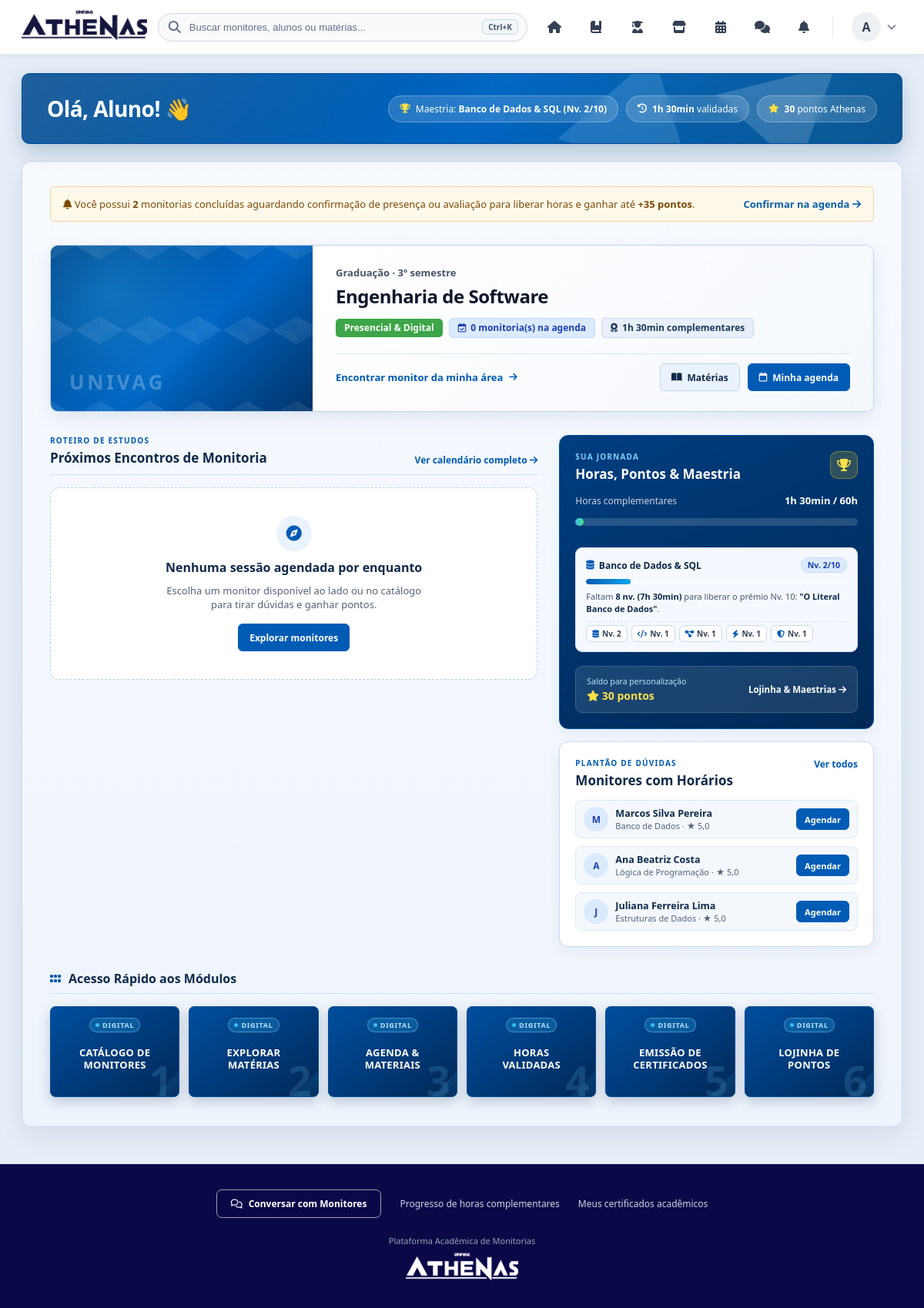
Screenshot of /views/aluno/inicio.php (signed in) with the database file from the repository.
### tables this page shows
CREATE TABLE IF NOT EXISTS usuarios (
    id INT AUTO_INCREMENT PRIMARY KEY,
    nome VARCHAR(100) NOT NULL,
    email VARCHAR(100) NOT NULL UNIQUE,
    cpf VARCHAR(14) NOT NULL UNIQUE,
    senha VARCHAR(255) NOT NULL,
    tipo ENUM('aluno', 'monitor') NOT NULL DEFAULT 'aluno',
    bio VARCHAR(500) NOT NULL DEFAULT '',
    curso VARCHAR(120) NOT NULL DEFAULT '',
    periodo VARCHAR(40) NOT NULL DEFAULT '',
    foto_perfil MEDIUMBLOB NULL,
    foto_mime VARCHAR(30) NULL,
    notificar_mensagens TINYINT(1) NOT NULL DEFAULT 1,
    notificar_agendamentos TINYINT(1) NOT NULL DEFAULT 1,
    criado_em TIMESTAMP DEFAULT CURRENT_TIMESTAMP
);

CREATE TABLE IF NOT EXISTS perfis_monitores (
    monitor_id INT PRIMARY KEY,
    area_atuacao VARCHAR(120) NOT NULL DEFAULT '',
    disciplina VARCHAR(120) NOT NULL DEFAULT '',
    local_atendimento VARCHAR(120) NOT NULL DEFAULT '',
    duracao_monitoria VARCHAR(40) NOT NULL DEFAULT '',
    modalidade VARCHAR(80) NOT NULL DEFAULT '',
    metodologia VARCHAR(500) NOT NULL DEFAULT '',
    ideal_para VARCHAR(300) NOT NULL DEFAULT '',
    topicos TEXT NOT NULL,
    atualizado_em TIMESTAMP NOT NULL DEFAULT CURRENT_TIMESTAMP ON UPDATE CURRENT_TIMESTAMP,
    CONSTRAINT fk_perfil_monitor_usuario
        FOREIGN KEY (monitor_id) REFERENCES usuarios(id) ON DELETE CASCADE
);

### views/aluno/inicio.php (the view, shortened to what the rows shown need)
<?php
require_once __DIR__ . '/../../config/conexao.php';
$nomeUsuario = $_SESSION['usuario_nome'] ?? 'Aluno';
$primeiroNome = explode(' ', trim($nomeUsuario))[0] ?: 'Aluno';
$alunoId = (int) $_SESSION['usuario_id'];
$dadosAluno = [
    'curso' => 'Sistemas de Informação',
    'periodo' => 'Graduação Presencial',
];
$monitoresDestaque = [];
try {
    $stmtAluno = $pdo->prepare('SELECT curso, periodo FROM usuarios WHERE id = ? LIMIT 1');
    $stmtAluno->execute([$alunoId]);
    if ($rowAluno = $stmtAluno->fetch()) {
        if (!empty($rowAluno['curso'])) {
            $dadosAluno['curso'] = $rowAluno['curso'];
        }
        if (!empty($rowAluno['periodo'])) {
            $dadosAluno['periodo'] = $rowAluno['periodo'];
        }
    }
    $stmtMon = $pdo->query(
        "SELECT u.id, u.nome, u.foto_mime,
                pm.disciplina, pm.area_atuacao,
                (SELECT ROUND(AVG(av.nota), 1) FROM avaliacoes_monitorias av WHERE av.monitor_id = u.id) AS media_nota
         FROM usuarios u
         LEFT JOIN perfis_monitores pm ON pm.monitor_id = u.id
         WHERE u.tipo = 'monitor'
           AND EXISTS (SELECT 1 FROM disponibilidades_monitores dm WHERE dm.monitor_id = u.id AND dm.disponivel = 1)
         ORDER BY u.id ASC
         LIMIT 3"
    );
    $monitoresDestaque = $stmtMon->fetchAll();
} catch (PDOException $e) {
    error_log($e->getMessage());
    $sessoesConcluidasMaestria = [];
    $visuaisMaestriaDesbloqueados = [];
}
?>
<!DOCTYPE html>
<html lang="pt-BR">
<head>
    <link rel="stylesheet" href="https://cdnjs.cloudflare.com/ajax/libs/font-awesome/6.4.0/css/all.min.css">
    <link rel="stylesheet" href="../../assets/css/aluno.css?v=9">
</head>
<body class="aluno-theme aluno-home-page">
    <?php include '../../includes/navbar.php'; ?>
    <main class="aluno-main">
        <div class="aluno-layout">
            <header class="ava-aluno-banner">
                <div class="ava-aluno-banner-title">
                    <h1>Olá, <?php echo htmlspecialchars($primeiroNome, ENT_QUOTES, 'UTF-8'); ?>! <span aria-hidden="true">👋</span></h1>
                </div>
            </header>
            <section class="ava-aluno-surface" aria-label="Painel acadêmico do aluno">
                <article class="ava-aluno-split-card">
                    <div class="ava-aluno-course-body">
                        <div class="ava-aluno-course-meta">
                            <span class="ava-aluno-eyebrow">Graduação · <?php echo htmlspecialchars($dadosAluno['periodo'], ENT_QUOTES, 'UTF-8'); ?></span>
                            <h2><?php echo htmlspecialchars($dadosAluno['curso'], ENT_QUOTES, 'UTF-8'); ?></h2>
                            <div class="ava-aluno-pills">
                                <span class="aluno-pill pill-green">Presencial &amp; Digital</span>
                                <span class="aluno-pill pill-blue">
                                </span>
                                <span class="aluno-pill pill-slate">
                                </span>
                            </div>
                        </div>
                    </div>
                </article>
                <div class="aluno-hub-grid">
                    <aside class="aluno-hub-col-side">
                        <article class="aluno-side-card">
                            <div class="side-mentors-list">
                                <?php foreach ($monitoresDestaque as $mon): ?>
                                    <?php
                                    $iniM = mb_strtoupper(mb_substr(trim($mon['nome']), 0, 1, 'UTF-8'), 'UTF-8');
                                    $notaM = $mon['media_nota'] !== null
                                        ? number_format((float) $mon['media_nota'], 1, ',', '.')
                                        : '5,0';
                                    ?>
                                    <div class="side-mentor-row">
                                        <a href="../monitor/perfilMonitor.php?id=<?php echo (int) $mon['id']; ?>" class="side-mentor-main">
                                            <span class="side-mentor-avatar">
                                                <?php if (!empty($mon['foto_mime'])): ?>
                                                    <img src="../../actions/fotoPerfil.php?id=<?php echo (int) $mon['id']; ?>" alt="">
                                                <?php else: ?>
                                                    <?php echo htmlspecialchars($iniM, ENT_QUOTES, 'UTF-8'); ?>
                                                <?php endif; ?>
                                            </span>
                                            <div class="side-mentor-info">
                                                <strong><?php echo htmlspecialchars($mon['nome'], ENT_QUOTES, 'UTF-8'); ?></strong>
                                                <small><?php echo htmlspecialchars($mon['disciplina'] ?: 'Monitoria', ENT_QUOTES, 'UTF-8'); ?> · ★ <?php echo $notaM; ?></small>
                                            </div>
                                        </a>
                                        <button
                                            type="button"
                                            class="side-mentor-btn"
                                            data-solicitar-monitoria-monitor="<?php echo (int) $mon['id']; ?>"
                                        >
                                            Agendar
                                        </button>
                                    </div>
                                <?php endforeach; ?>
                            </div>
                        </article>
                    </aside>
                </div>
            </section>
        </div>
    </main>
</body>
</html>

### rows the page displays
usuarios: periodo "3º semestre", curso "Engenharia de Software"
perfis_monitores: monitor_id.nome "M", monitor_id.nome "Marcos Silva Pereira", disciplina "Banco de Dados", notaM "5,0"
perfis_monitores: monitor_id.nome "A", monitor_id.nome "Ana Beatriz Costa", disciplina "Lógica de Programação", notaM "5,0"
perfis_monitores: monitor_id.nome "J", monitor_id.nome "Juliana Ferreira Lima", disciplina "Estruturas de Dados", notaM "5,0"

### other values shown
$inicialNome "A"
$primeiroNome "Aluno"
$trilhaDestaque['titulo'] "Banco de Dados & SQL"
$trilhaDestaque['nivel'] "2"
$horasFormatadas "1h 30min"
$resumo['saldo_pontos'] "30"
$totalPendencias "2"
$resumo['proximas_count'] "0"
$trilhaDestaque['niveis_faltantes'] "8"
$trilhaDestaque['tempo_faltante_fmt'] "7h 30min"
$trilhaDestaque['premio_nome'] "O Literal Banco de Dados"
$trItem['nivel'] "2"
$trItem['nivel'] "1"
